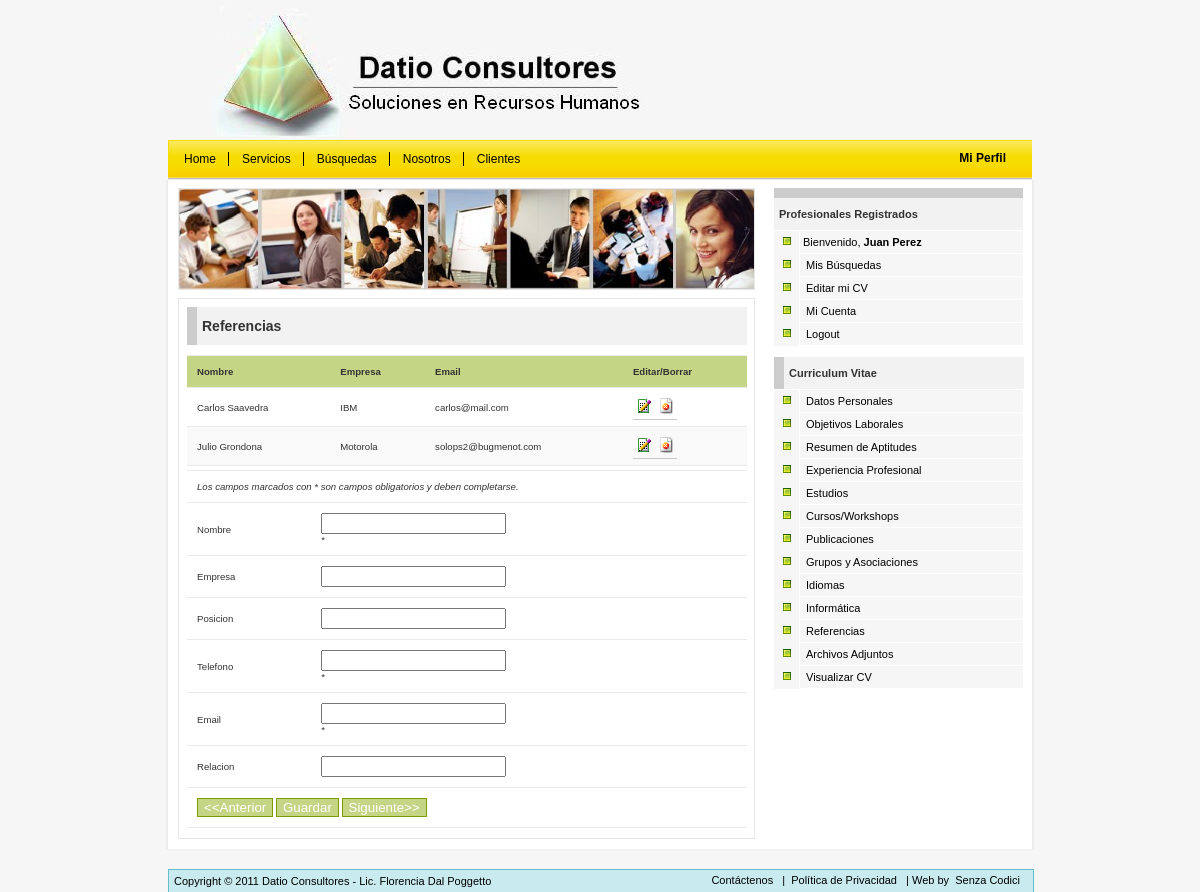
The app's page /reference.php (signed in) with its own data.
### tables this page shows
CREATE TABLE `referee` (
  `id` int(11) NOT NULL AUTO_INCREMENT,
  `applicantid` int(11) NOT NULL,
  `name` varchar(255) NOT NULL,
  `organization` varchar(255) DEFAULT NULL,
  `refposition` varchar(255) DEFAULT NULL,
  `telephone` varchar(255) NOT NULL,
  `email` varchar(255) DEFAULT NULL,
  `relation` varchar(255) DEFAULT NULL,
  PRIMARY KEY (`id`)
);

### includes/queryfunctions.php (called while the page is built, shortened)
<?php
function query($strsql,$conn)
{
	$rs = mysql_query($strsql,$conn);
	return $rs;
}
function fetch_object($rs)
{
	return mysql_fetch_object($rs);
}
?>

### reference.php (the view, shortened to what this page needs)
<?php
include_once('includes/queryfunctions.php');
include_once('includes/functions.php');
$conn = db_connect();
?>
</div>
<div id="content" >
<div id="contentdiv">
<div id="searchtable" >
<img src="images/people.jpg" alt="people" width="575" height="100" border="0" />
</div>
<div id="list">
<h2 class="title-bar">Referencias</h2>
<p class="Lastnews">
<?php
	$querystr="SELECT id,applicantid,name,organization,refposition,telephone,email,relation FROM referee
		WHERE referee.applicantid =  $_SESSION[userid]
		ORDER BY name ASC";
	$results=query($querystr,$conn);
	echo "<table border=\"0\" width=\"100%\">";
	echo "<tr class=\"boldtext\"><td>Nombre</td><td>Empresa</td><td>Email</td><td>Editar/Borrar</td></tr>";
	while ($ref = fetch_object($results)){
		$j++;
		if($j%2==1){
			echo "<tr id=\"row$j\">";
		}else{
			echo "<tr id=\"row$j\" class=\"odd\">";
		}
			echo "<td align=\"left\">$ref->name</td>
				<td align=\"left\">$ref->organization</td>
				<td align=\"left\">$ref->email</td>
				<td align=\"left\"><a name=\"editreferee\" href=\"reference.php?search=$ref->id&action=Find\"><img src=\"images/edit.gif\" alt=\"Editar\" border=\"0\" width=\"16\" height=\"16\"/></a>";
			echo "<a name=\"deletereferee\" href=\"reference.php?search=$ref->id&action=Delete\" onClick=\"Javascript:return confirm('Confirma que desea Borrar el Registro?','Confirmar Eliminar')\"><img src=\"images/delete.gif\" alt=\"Borrar\" border=\"0\" width=\"16\" height=\"16\"/></a></td>
			</tr>";
	}
	echo "</table>";
?>
<form action="reference.php" method="post" name="reference" id="reference" enctype="multipart/form-data">
<table border="0" width="100%">
    <tr>
      <td colspan="2"><em>Los campos marcados con <span class="warn">*</span> son campos obligatorios y deben completarse.</em></td>
    </tr>
    <tr>
      <td>Nombre</td>
      <td><input name="name" type="text" id="name" value="<?php echo $referee->name; ?>"/>
        <div id="inf_name" class="warn">* </div></td>
    </tr>
    <tr>
      <td>Empresa</td>
      <td><input name="organization" type="text" id="organization" value="<?php echo $referee->organization; ?>"/></td>
    </tr>
    <tr>
      <td>Posicion</td>
      <td><input name="refposition" type="text" id="refposition" value="<?php echo $referee->refposition; ?>"/></td>
    </tr>
    <tr>
      <td>Telefono</td>
      <td><input name="telephone" type="text" id="telephone" value="<?php echo $referee->telephone; ?>"/>
        <div id="inf_telephone" class="warn">* </div></td>
    </tr>
    <tr>
      <td>Email </td>
      <td><input name="email" type="text" id="email" value="<?php echo $referee->email; ?>"/><div id="inf_email" class="warn">* </div></td>
    </tr>
    <tr>
      <td>Relacion</td>
      <td><input name="relation" type="text" id="relation" value="<?php echo $referee->relation; ?>"/>
	  </td>
    </tr>
    <tr align="center">
      <td colspan="2"><input type="submit" name="submit" value="&lt;&lt;Anterior" class="button"/>
        <input type="submit" name="submit" value="<?php echo $_GET["action"]=="Find" ? "Actualizar" : "Guardar"; ?>" onclick="return validateOnSubmit();" class="button"/>
        <input type="submit" name="submit" value="Siguiente&gt;&gt;" class="button" onClick="return confirm('Desea continuar sin guardar los cambios?','Confirmar Continuar');" />
		</td>
    </tr>
</table>
</form>
</p>
</div>
</div>
</div>

### css/jobsite-style.css (style rules this page uses)
body { background-color:#f6f6f6; margin: 0; }
#content { background-image:url(../images/background.gif); background-repeat:repeat-y; background-position:center; width:872px; margin-left: auto; margin-right: auto; overflow: auto; }
table { font: 75% Verdana, Arial, Helvetica, sans-serif, sans-serif; padding: 0; margin-left: 8px; margin-top:0px; margin-bottom:4px; width:560px; border-collapse: collapse; color: #333; background: #F3F5F7; }
table a { color: #3A4856; text-decoration: none; border-bottom: 1px solid #C6C8CB; }
table tbody td, table tbody th { padding: 10px; border-left:none; border-right:none; border-top:1px solid #eaeaea; text-align: left; font-size:13px; }
table tbody tr { background: #Fff; }
table tbody tr.odd { background: #f9f9f9; }
table tbody tr.boldtext { font-weight:bold; background: #c5d586; }
h2.title-bar { margin:8px; margin-bottom:1px; width:230px; padding:5px; font-weight:bold; font-size:1.1em; line-height:2.0em; color:#333; background:#f2f2f2 ; border:1px solid #ccc; border-width:0 0 0 10px; font-family:Verdana, Arial, Helvetica, sans-serif; font-size:11px; display:block; }
#list table td { font-size:0.8em; }
#list { float:left; background-color:#fff; border:1px solid #e7e7e7; padding:0px; margin-left:14px; margin-top:8px; margin-bottom:10px; width:575px; }
#list h2 { font-family:Verdana, Arial, Helvetica, sans-serif; font-size:14px; width:540px; }
#list p { margin-left:10px; padding-left:10px; padding-right:10px; margin-top:10px; margin-bottom:10px; font-family:Verdana, Arial, Helvetica, sans-serif; font-size:11px; }
#searchtable { float:left; background-color:#f2f2f2; border:1px solid #e7e7e7; margin-left:14px; margin-top:8px; width:575px; height:100px; }
input.button { border:1px solid #7c9c00; background-color:#c5d586; color:#FFFFFF; padding:0.09em -0.5em; font-family:Verdana, Arial, Helvetica, sans-serif; }
a:link { color: #000; padding:3px; text-decoration: none; }

### records on screen
referee: name "Carlos Saavedra", organization "IBM", email "carlos@mail.com"
referee: name "Julio Grondona", organization "Motorola", email "solops2@bugmenot.com"

### other values on screen
$_SESSION["user"] "Juan Perez"
$titulo "Curriculum Vitae"
WEBSITE_NAME "Datio Consultores"
WEBSITE_CONTACT "Lic. Florencia Dal Poggetto"
